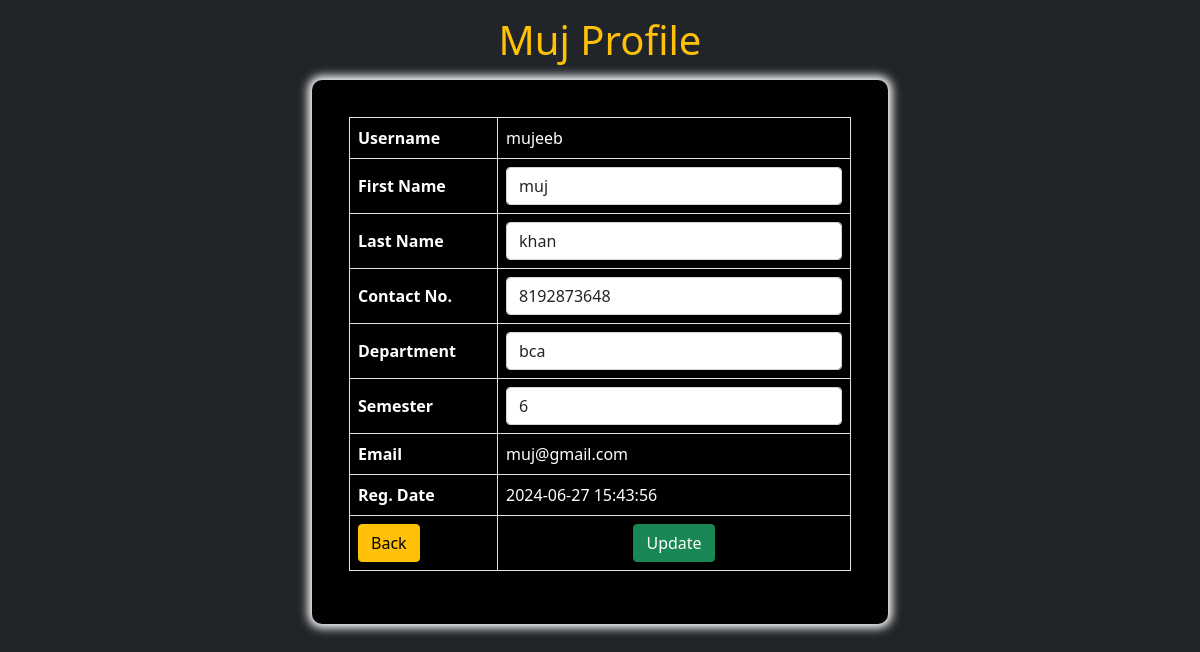
The app's page /edit_userprofile.php (signed in) with its own data.
### tables this page shows
CREATE TABLE `users` (
  `u_id` int(222) NOT NULL,
  `username` varchar(222) NOT NULL,
  `f_name` varchar(222) NOT NULL,
  `l_name` varchar(222) NOT NULL,
  `email` varchar(222) NOT NULL,
  `phone` varchar(222) NOT NULL,
  `password` varchar(222) NOT NULL,
  `department` text NOT NULL,
  `semester` int(222) NOT NULL,
  `date` timestamp NOT NULL DEFAULT current_timestamp() ON UPDATE current_timestamp()
);

### edit_userprofile.php (the view, shortened to what this page needs)
<?php
include_once ('connection/connect.php');
if (strlen($_SESSION['user_id'] == 0)) {
    header('location:logout.php');
} else {
    $userid = $_SESSION['user_id'];
    ?>
    <!doctype html>
    <html lang="en">
    <head>
        <link href="https://cdn.jsdelivr.net/npm/bootstrap@5.0.2/dist/css/bootstrap.min.css" rel="stylesheet"
>
    </head>
    <body class="bg-dark">
        <main>
            <div class="container-fluid px-4 ">
                <?php
                $query = mysqli_query($db, "select * from users where u_id='$userid'");
                while ($result = mysqli_fetch_array($query)) { ?>
                    <h1 class="my-3 text-center text-warning text-capitalize"><?php echo $result['f_name']; ?> Profile</h1>
                    <div class="card col-10 col-md-6  mb-4 mx-auto">
                        <form method="post">
                            <div class="card-body ">
                                <table class="table table-bordered col-md-6 col-sm-10 col-xs-10">
                                    <tbody>
                                        <tr>
                                            <th>Username</th>
                                            <td><?php echo $result['username']; ?></td>
                                        </tr>
                                        <tr>
                                            <th>First Name</th>
                                            <td><input class="form-control" id="fname" name="fname" type="text"
                                                    value="<?php echo $result['f_name']; ?>" required /></td>
                                        </tr>
                                        <tr>
                                            <th>Last Name</th>
                                            <td><input class="form-control" id="lname" name="lname" type="text"
                                                    value="<?php echo $result['l_name']; ?>" required /></td>
                                        </tr>
                                        <tr>
                                            <th>Contact No.</th>
                                            <td><input class="form-control" id="contact" name="phone" type="text"
                                                    value="<?php echo $result['phone']; ?>" pattern="[0-9]{10}"
                                                    title="10 numeric characters only" maxlength="10" required /></td>
                                        </tr>
                                        <tr>
                                            <th>Department</th>
                                            <td><input class="form-control" id="department" name="department" type="text"
                                                    value="<?php echo $result['department']; ?>" required /></td>
                                        </tr>
                                        <tr>
                                            <th>Semester</th>
                                            <td><input class="form-control" id="semester" name="semester" type="text"
                                                    value="<?php echo $result['semester']; ?>" required /></td>
                                        </tr>
                                        <tr>
                                            <th>Email</th>
                                            <td><?php echo $result['email']; ?></td>
                                        </tr>
                                        <tr>
                                            <th>Reg. Date</th>
                                            <td><?php echo $result['date']; ?></td>
                                        </tr>
                                        <tr>
                                            <td colspan="1"> <a href="profile.php" class="btn btn-warning ">Back</a></td>
                                            <td colspan="2" style="text-align:center ;"><button type="submit"
                                                    class="btn btn-success  btn-block" name="update">Update</button></td>
                                        </tr>
                                    </tbody>
                                </table>
                            </div>
                        </form>
                    </div>
                <?php } ?>
            </div>
        </main>
    </body>
    </html>
<?php } ?>

### edit_userprofile.php (style rules this page uses)
* { margin: 0; padding: 0; box-sizing: border-box; }
.card { background-color: black; color: white; border-radius: 10px; padding: 20px; box-shadow: 0 0px 10px 4px white; }
.table th, .table td { vertical-align: middle; color: white; }

### records on screen
users: f_name "Muj", username "mujeeb", fname "muj", lname "khan", phone "8192873648", department "bca", semester "6", email "muj@gmail.com", date "2024-06-27 15:43:56"
